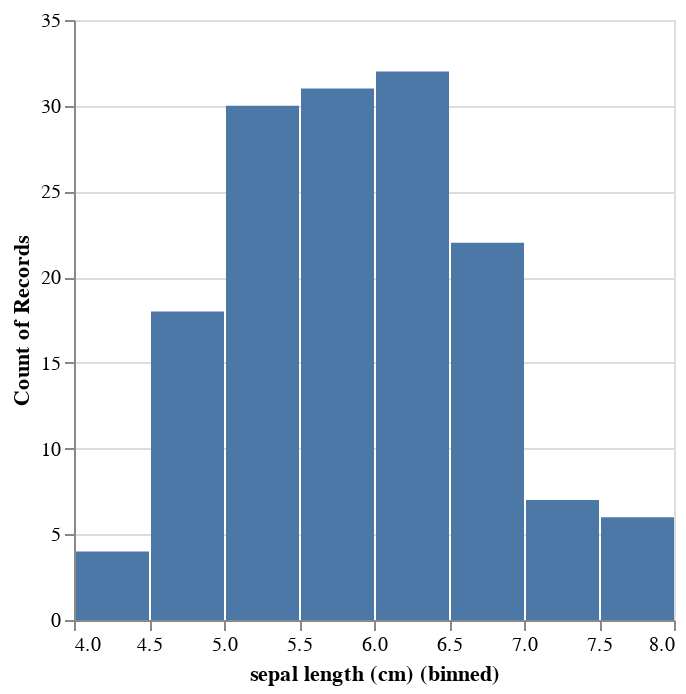

The notebook cell this image was saved under:
### Code cell
barchart.interactive()

### Figure 1 — Vega-Lite specification as saved in the notebook (floating-point values rounded to 4 significant figures; data arrays with more than 128 entries replaced by an {"elided": "..."} marker saying what was removed)
{"config": {"view": {"continuousWidth": 300, "continuousHeight": 300}}, "data": {"name": "data-8175cc79a1362feab8571ca4490ea16b"}, "mark": {"type": "bar"}, "encoding": {"x": {"bin": {"maxbins": 10}, "field": "sepal length (cm)", "type": "quantitative"}, "y": {"aggregate": "count", "stack": null, "type": "quantitative"}}, "params": [{"name": "param_1", "select": {"type": "interval", "encodings": ["x", "y"]}, "bind": "scales"}], "$schema": "https://vega.github.io/schema/vega-lite/v5.20.1.json", "datasets": {"data-8175cc79a1362feab8571ca4490ea16b": {"elided": "150 records"}}}
